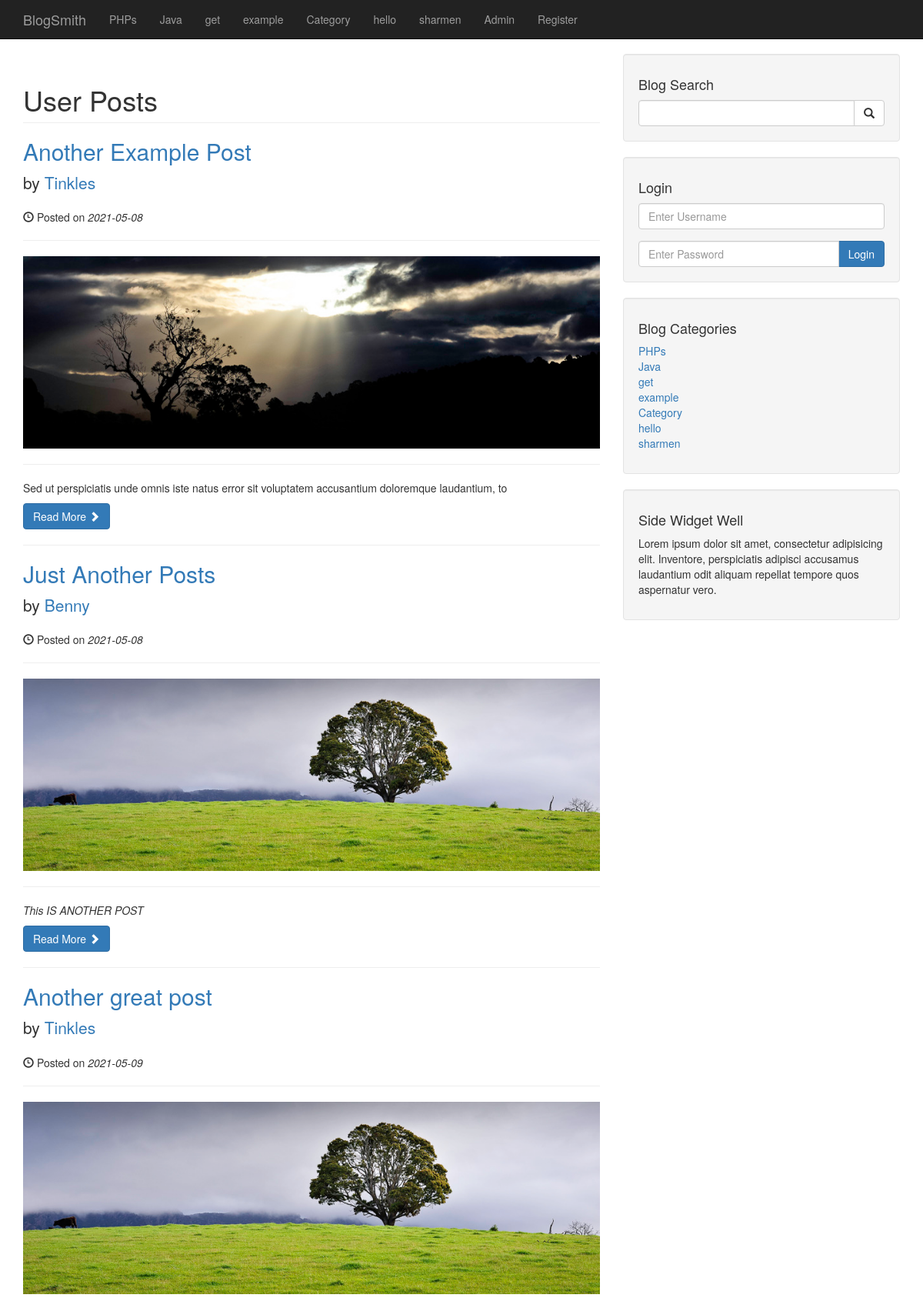
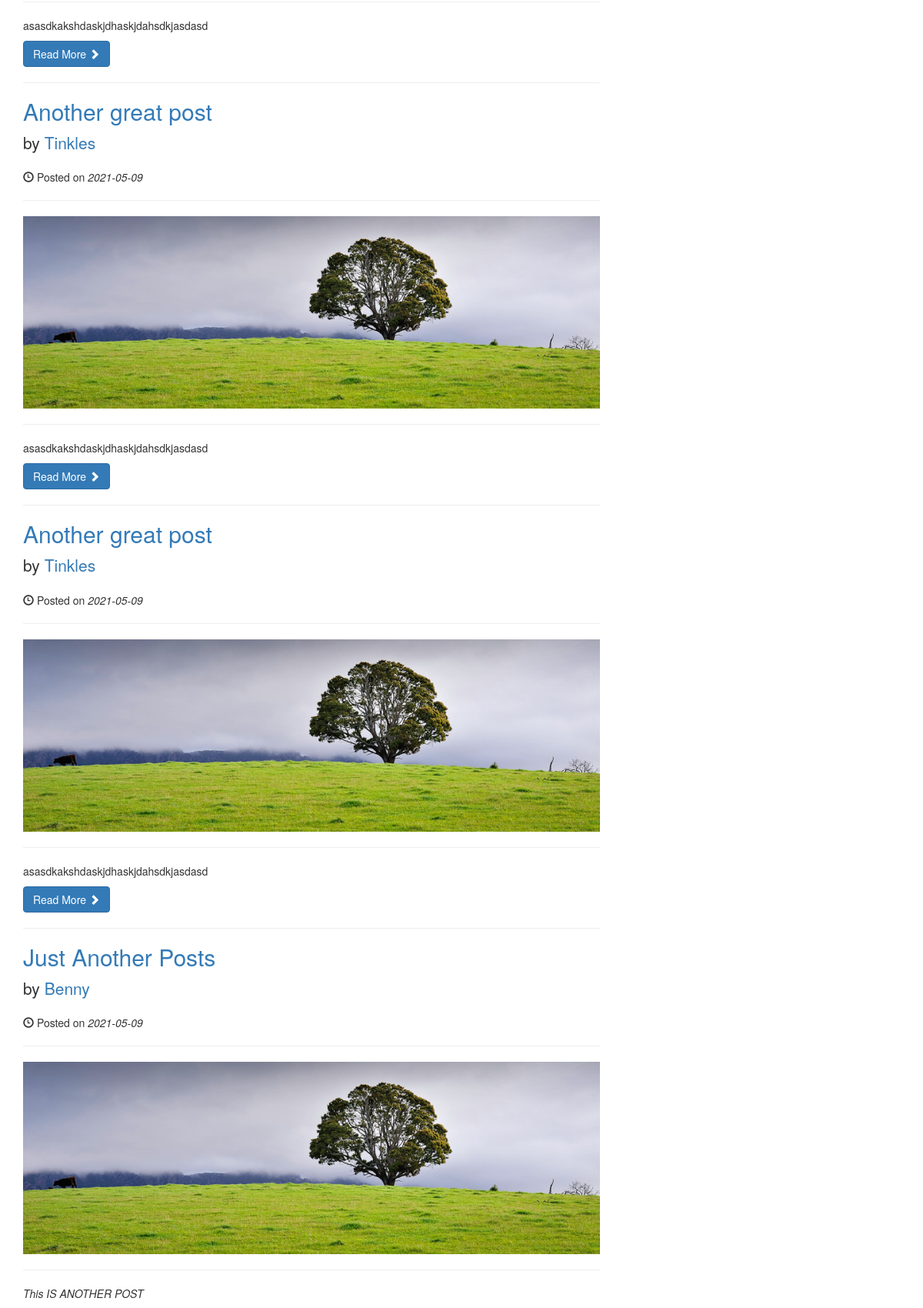
/index_old.php (upper part), run on the app's committed database (2 pictures, top to bottom).
### tables this page shows
CREATE TABLE `categories` (
  `cat_id` int(3) NOT NULL,
  `cat_title` varchar(255) NOT NULL
);

CREATE TABLE `posts` (
  `post_id` int(3) NOT NULL,
  `post_category_id` int(3) NOT NULL,
  `post_title` varchar(255) NOT NULL,
  `post_author` varchar(255) NOT NULL,
  `post_date` date NOT NULL,
  `post_image` text NOT NULL,
  `post_content` text NOT NULL,
  `post_tags` varchar(255) NOT NULL,
  `post_comment_count` int(11) NOT NULL DEFAULT 0,
  `post_status` varchar(255) NOT NULL DEFAULT 'DRAFT',
  `post_view_count` int(11) NOT NULL DEFAULT 0
);

### index_old.php (the view, shortened to what this page needs)
<?php include 'includes/header.php';?>
<?php include 'includes/navigation.php';?>
    <div class="container">
        <div class="row">
            <div class="col-md-8">
                <h1 class="page-header">
                        User Posts
                    </h1>
                <?php
                    $query = "SELECT * FROM posts ";
                    $allPostsQuery = mysqli_query($dbConnect, $query);
                    while($row = mysqli_fetch_assoc($allPostsQuery)) {
                        $postId =  $row['post_id'];
                        $postTitle =  $row['post_title'];
                        $postAuthor =  $row['post_author'];
                        $postDate =  $row['post_date'];
                        $postImage =  $row['post_image'];
                        $postContent =  substr($row['post_content'],0,100);
                        $postStatus = $row['post_status'];
                         if($postStatus == 'PUBLISHED') {
                       ?>
                <h2>
                    <a href="post.php?p_id=<?php echo $postId;?>"><?php echo $postTitle ?></a>
                </h2>
                    <p class="lead">
                        by <a href="author_post.php?author=<?php echo $postAuthor?>&p_id=<?php echo $postId;?>"><?php echo $postAuthor ?></a>
                    </p>
                    <p><span class="glyphicon glyphicon-time"></span> Posted on <i><?php echo $postDate ?></i></p>
                    <hr>
                    <a href="post.php?p_id=<?php echo $postId;?>"><img class="img-responsive" src="admin/images/<?php echo $postImage?>" alt=""></a>
                    <hr>
                    <p><?php echo $postContent ?></p>
                    <a class="btn btn-primary" href="post.php?p_id=<?php echo $postId;?>">Read More <span class="glyphicon glyphicon-chevron-right"></span></a>
                <hr>
                <?php } }?>
            </div>
            <?php include 'includes/sidebar.php';?>
        </div>
        <?php include 'includes/footer.php';?>

### includes/navigation.php (shortened to what this page needs)
<nav class="navbar navbar-inverse navbar-fixed-top" role="navigation">
        <div class="container">
            <div class="navbar-header">
                <a class="navbar-brand" href="./index.php">BlogSmith</a>
            </div>
            <div class="collapse navbar-collapse" id="bs-example-navbar-collapse-1">
                <ul class="nav navbar-nav">
                    <?php
                        $query = "SELECT * FROM categories";
                        $allCategoriesQuery = mysqli_query($dbConnect, $query);
                        while($row = mysqli_fetch_assoc($allCategoriesQuery)) {
                           $catTitle =  $row['cat_title'];
                           echo "<li><a href='#'>{$catTitle}</a></li>";
                        }
                    ?>
                    <li>
                        <a href="admin">Admin</a>
                    </li>
                    <li>
                        <a href="registration.php">Register</a>
                    </li>
                </ul>
            </div>
        </div>
    </nav>

### includes/sidebar.php
<div class="col-md-4">
                <div class="well">
                    <h4>Blog Search</h4>
                    <form action="search.php" method="post">
                        <div class="input-group">
                            <input name="search" type="text" class="form-control">
                            <span class="input-group-btn">
                                <button name="submit" class="btn btn-default" type="submit">
                                    <span class="glyphicon glyphicon-search"></span>
                                </button>
                            </span>
                        </div>
                    </form>
                </div>
                <div class="well">
                    <h4>Login</h4>
                    <form action="includes/login.php" method="post">
                        <div class="form-group">
                            <input name="username" type="text" class="form-control" placeholder="Enter Username">
                        </div>
                        <div class="input-group">
                            <input name="password" type="password" class="form-control" placeholder="Enter Password">
                            <span class="input-group-btn">
                                <button class="btn btn-primary" name="login" type="submit">Login</button>
                            </span>
                        </div>
                    </form>
                </div>
                <div class="well">
                    <?php
                        $query = "SELECT * FROM categories";
                        $selectCategorySidebar = mysqli_query($dbConnect, $query);
                    ?>
                    <h4>Blog Categories</h4>
                    <div class="row">
                        <div class="col-lg-12">
                            <ul class="list-unstyled">
                                <?php
                                    while($row = mysqli_fetch_assoc($selectCategorySidebar)) {
                                    $catTitle =  $row['cat_title'];
                                    $catId = $row['cat_id'];
                                    echo "<li><a href='category.php?category=$catId'>{$catTitle}</a></li>";
                                }
                                ?>
                            </ul>
                        </div>
                    </div>
                </div>
               <?php include "widget.php"?>
            </div>

### css/blog-home.css (style rules this page uses)
body { padding-top: 70px; }

### data on the page
categories: cat_title "PHPs"
categories: cat_title "Java"
categories: cat_title "get"
categories: cat_title "example"
categories: cat_title "Category"
categories: cat_title "hello"
categories: cat_title "sharmen"
posts: post_title "Another Example Post", post_author "Tinkles", post_date "2021-05-08", post_image (picture), post_content "Sed ut perspiciatis unde omnis iste natus error sit voluptatem accusantium doloremque laudantium, to"
posts: post_title "Just Another Posts", post_author "Benny", post_date "2021-05-08", post_image (picture), post_content "This IS ANOTHER POST"
posts: post_title "Another great post", post_author "Tinkles", post_date "2021-05-09", post_image (picture), post_content "asasdkakshdaskjdhaskjdahsdkjasdasd"
posts: post_title "Another great post", post_author "Tinkles", post_date "2021-05-09", post_image (picture), post_content "asasdkakshdaskjdhaskjdahsdkjasdasd"
posts: post_title "Another great post", post_author "Tinkles", post_date "2021-05-09", post_image (picture), post_content "asasdkakshdaskjdhaskjdahsdkjasdasd"
posts: post_title "Just Another Posts", post_author "Benny", post_date "2021-05-09", post_image (picture), post_content "This IS ANOTHER POST"
